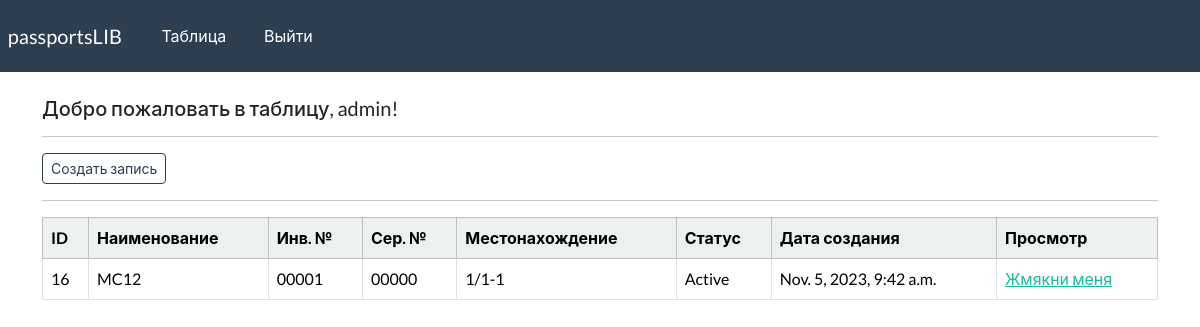
Page /dashboard (signed in) on the earlier database version.
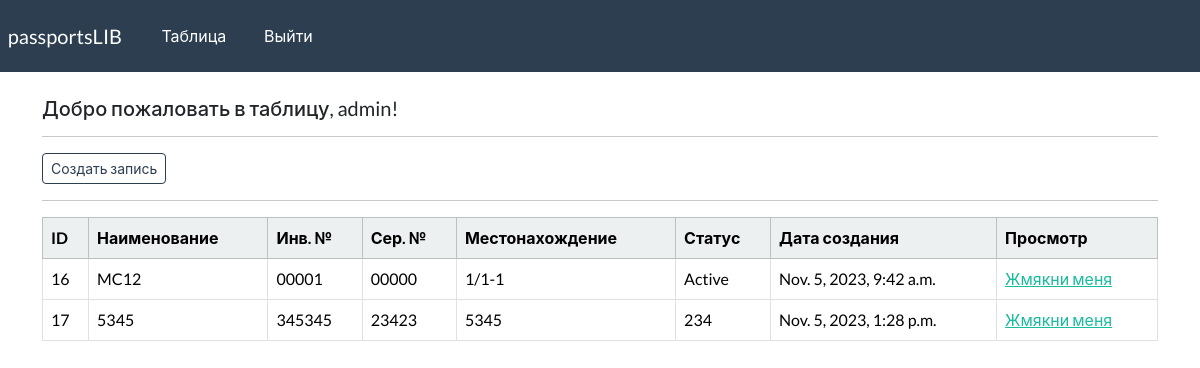
Same page on the later database version.
### webapp/models.py (models this page shows, shortened)
class Record(models.Model):
    creation_date = models.DateTimeField(auto_now_add=True)
    first_name = models.CharField(max_length=100)
    inv_num = models.CharField(max_length=50)
    ser_num = models.CharField(max_length=50)
    place_pass = models.CharField(max_length=50)
    status_pass = models.CharField(max_length=50)

### webapp/views.py (the view)
# urls.py: path('dashboard', views.dashboard, name="dashboard"),
@login_required(login_url='my-login')
def dashboard(request):
    my_records = Record.objects.all()
    context = {'records': my_records}
    return render(request, 'webapp/dashboard.html', context=context)

### webapp/templates/webapp/dashboard.html
{% extends 'webapp/base.html' %}
{% block content %}
    <h5>Добро пожаловать в таблицу, {{user}}!</h5>
    <hr>
    <a class="btn btn-outline-primary btn-sm" href="{% url 'create-record' %}">
        Создать запись
    </a>
    <hr>
    <table class="table table-hover table-bordered">
        <thead class="table-light">
            <tr>
                <th scope="col">ID</th>
                <th scope="col">Наименование</th>
                <th scope="col">Инв. №</th>
                <th scope="col">Сер. №</th>
                <th scope="col">Местонахождение</th>
                <th scope="col">Статус</th>
                <th scope="col">Дата создания</th>
                <th scope="col">Просмотр</th>
            </tr>
        </thead>
        <tbody>
        {% if records %}
            {% for record in records %}
            <tr>
                <td>{{record.id}}</td>
                <td>{{record.first_name}}</td>
                <td>{{record.inv_num}}</td>
                <td>{{record.ser_num}}</td>
                <td>{{record.place_pass}}</td>
                <td>{{record.status_pass}}</td>
                <td>{{record.creation_date}}</td>
                <td><a href="{% url 'record' record.id %}">Жмякни меня</a></td>
            </tr>
            {% endfor %}
        {% endif %}
        </tbody>
    </table>
{% endblock %}

### webapp/templates/webapp/base.html (shortened to what this page needs)
{% load static %}
<!DOCTYPE html>
<html>
  <head>
    <link rel="stylesheet" type="text/css" href="https://bootswatch.com/5/flatly/bootstrap.min.css">
    <link rel="stylesheet" type="text/css" href="{% static 'css/styles.css' %}">
  </head>
  <body>
    {% include 'webapp/navbar.html' %}
    <div class="container">
      <br>
      {% block content %}
      {% endblock %}
    </div>
  </body>
</html>

### webapp/templates/webapp/navbar.html (shortened to what this page needs)
<nav class="navbar navbar-expand-lg navbar-dark bg-primary justify-content-center">
    <a class="navbar-brand main-heading" href="{% url '' %}">
      &nbsp; passportsLIB
    </a>
      <div class="collapse navbar-collapse text-center" id="navbarNavDropdown">
        <ul class="navbar-nav mr-auto">
          {% if user.is_authenticated %}
            <li class="nav-item">
              <a class="nav-link" href="{% url 'dashboard' %}">Таблица &nbsp;  </a>
            </li>
            <li class="nav-item">
              <a class="nav-link" href="{% url 'user-logout' %}">Выйти &nbsp;  </a>
            </li>
        </ul>
        {% endif %}
      </div>
  </nav>

Differences in the rows shown:
added Record: id "17", first_name "5345", inv_num "345345", ser_num "23423", place_pass "5345", status_pass "234", creation_date "Nov. 5, 2023, 1:28 p.m."
